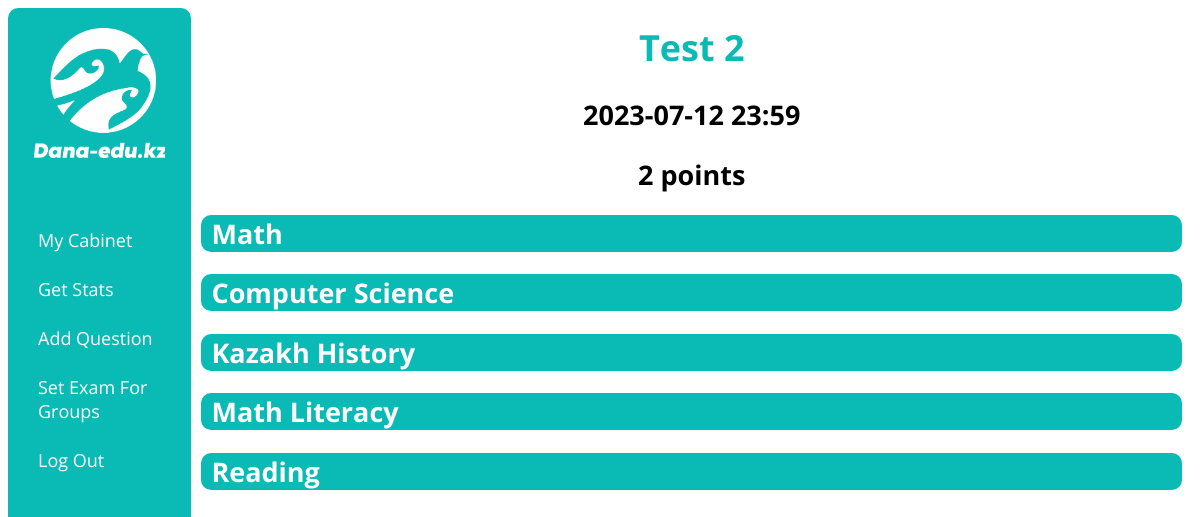
Screenshot of /exam_result/17 (signed in) with the database file from the repository.
### examapp/models.py (models this page shows, shortened)
class Variant(models.Model):
    name = models.CharField(max_length=100)
    exam_type = models.CharField(max_length=10, choices=getExamTypesChoices())
    def __str__(self):
        return self.name

class Subject(models.Model):
    name = models.CharField(max_length=100)
    is_required = models.BooleanField(default=False)

### examapp/views.py (the view)
# urls.py: path('exam_result/<int:pk>', examResultView, name='exam_result_url'),
@login_required(login_url='login_url')
def examResultView(request, pk):
    result = Result.objects.get(pk=pk)
    pupil_answers = result.answers.all()
    if result.user != request.user:
        return redirect('exam_results_url')
    results = []
    for subject in result.subjects.all():
        results.append({'subject': subject, 'questions': []})
    for question in result.questions.all():
        correct_answers = []
        for answer in question.answers.all():
            if answer.is_correct:
                correct_answers.append(answer)
        this_question = {'question': question, 'answers': correct_answers, 'pupil_answers': [], 'points': 0}
        for pupil_answer in pupil_answers:
            if pupil_answer.question == question:
                this_question['pupil_answers'] = pupil_answer.answers.all()
                this_question['points'] = pupil_answer.points
                break
        if this_question['points'] == 1:
            this_question['points'] = '1 point'
        else:
            this_question['points'] = str(this_question['points']) + ' points'
        for subject in results:
            if subject['subject'] == question.subject:
                subject['questions'].append(this_question)
    context = {
        'results': results,
        'variant': result.variant,
        'points': result.points,
        'starts_at': result.starts_at.strftime('%Y-%m-%d %H:%M'),
        'urls': getUserUrls(request.user)
    }
    return render(request, 'exam_result_page.html', context)

### examapp/functions.py (called while the page is built)
def getUserUrls(user) -> []:
    urls = [{'text': 'My Cabinet', 'url': 'cabinet_url'}]
    if user.type == 'PU':
        urls.append({'text': 'Init Exam', 'url': 'exam_init_url'})
        urls.append({'text': 'Exam Results', 'url': 'exam_results_url'})
    if user.type == 'MO':
        urls.append({'text': 'Get Stats', 'url': 'get_stats_url'})
        urls.append({'text': 'Add Question', 'url': 'add_questions_init_url'})
        urls.append({'text': 'Set Exam For Groups', 'url': 'set_exam_for_groups_url'})
    urls.append({'text': 'Log Out', 'url': 'logout_url'})
    return urls

### templates/exam_result_page.html (shortened to what this page needs)
{% extends 'base.html' %}
{% block content %}
    <div align="center" style="font-size: 18px;">
        <h1 align="center" style="margin-top: 5px;">{{ variant }}</h1>
        <h2>{{ starts_at }}</h2>
        <h2>{{ points }} points</h2>
        {% for result in results %}
            <div class="pupil_result" style="cursor: pointer;" onclick="changeHiddenDiv({{ result.subject.id }})">
                <h2 align="left" style="padding-left: 10px;">{{ result.subject.name }}</h2>
            </div>
        {% endfor %}
    </div>
{% endblock content %}

### static/css/style.css (style rules this page uses)
body { font-family: 'Open Sans', sans-serif; }
h1 { color: #0ABAB5; }
.pupil_result { background: #0ABAB5; color: #ffffff; border-radius: 10px; }

### rows the page displays
Variant: name "Test 2"
Subject: subject.name "Math"
Subject: subject.name "Computer Science"
Subject: subject.name "Kazakh History"
Subject: subject.name "Math Literacy"
Subject: subject.name "Reading"

### other values shown
{{ url.text }} "My Cabinet" "Get Stats" "Add Question" "Set Exam For Groups" "Log Out"
{{ starts_at }} "2023-07-12 23:59"
{{ points }} "2"
